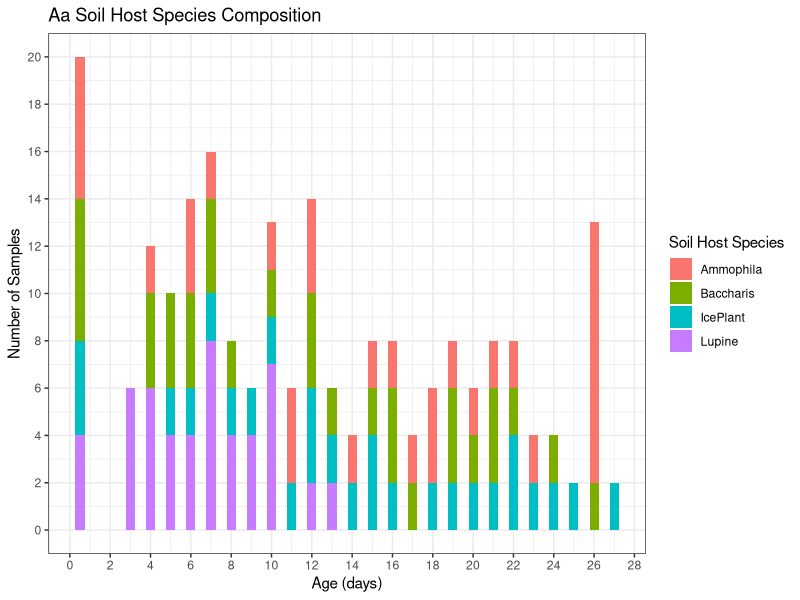
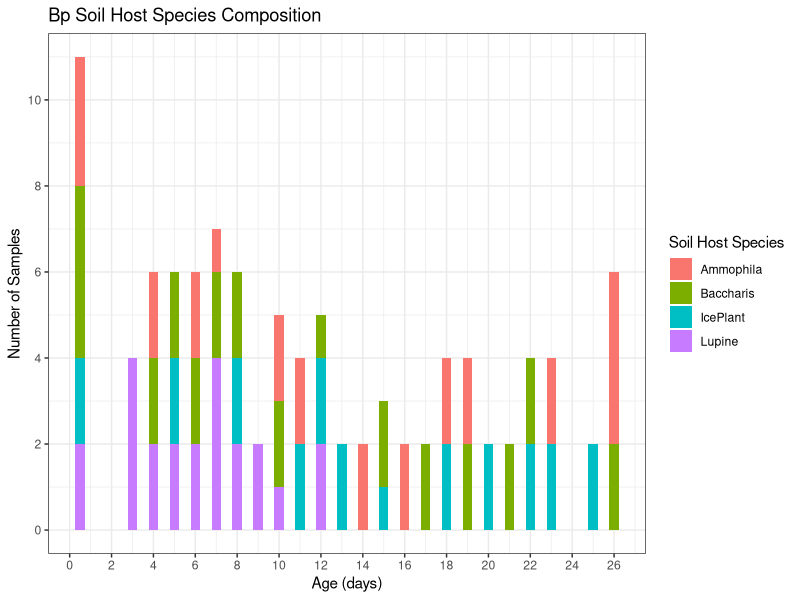
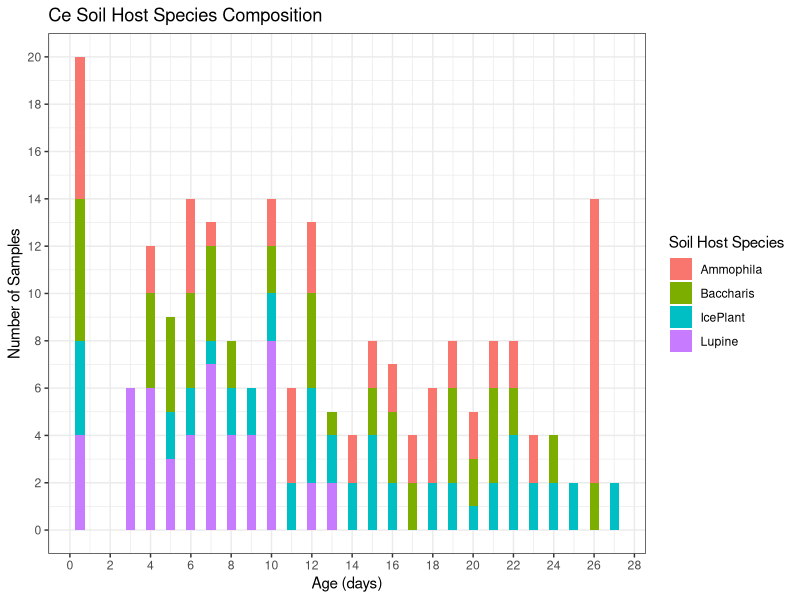
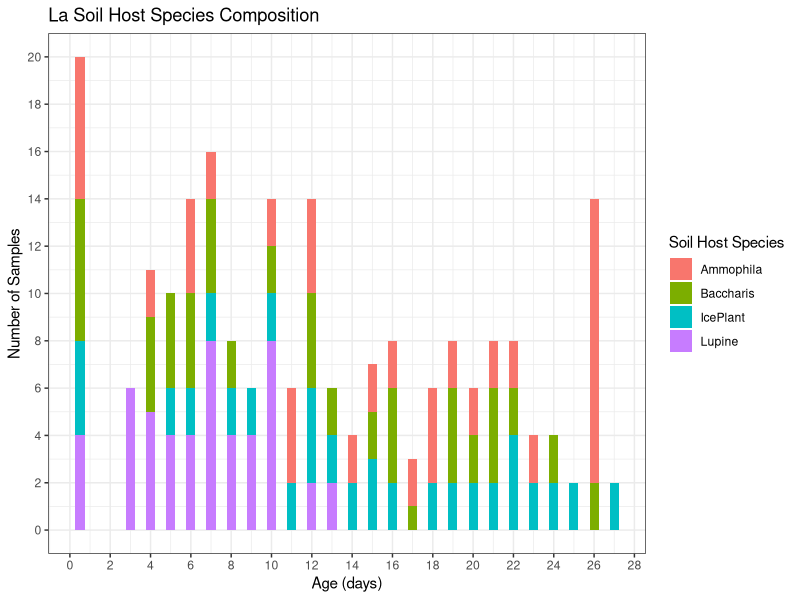

These figures' R source, in order:
library(tidyverse)
library(ggplot2)

getwd()
MyData <- read.csv("./Data/GreenhouseData.csv")

# subset the dataset to make smaller dataset with PlantSpecies, SoilHostSpecies, Age, and Total_Dry_mg
SubsetMyData <- MyData %>% select(c("PlantSpecies", "SoilHostSpecies", "Age", "Total_Dry_mg"))

# subset further for each plant species
AaMDSubset <- SubsetMyData %>% filter(PlantSpecies == "Aa")
BpMDSubset <- SubsetMyData %>% filter(PlantSpecies == "Bp")
CeMDSubset <- SubsetMyData %>% filter(PlantSpecies == "Ce")
LaMDSubset <- SubsetMyData %>% filter(PlantSpecies == "La")

# create stacked bar graphs to show the variation in soil host species composition as age increases per plant species
ggplot(data = AaMDSubset, aes(x = Age, fill = SoilHostSpecies)) +
  geom_bar() +
  scale_x_continuous(breaks = seq(0, 28, by = 2)) + 
  scale_y_continuous(breaks = seq(0, 20, by = 2)) +
  ggtitle("Aa Soil Host Species Composition") +
  xlab("Age (days)") + ylab("Number of Samples") +
  guides(fill=guide_legend(title="Soil Host Species")) +
  theme_bw()

ggplot(data = BpMDSubset, aes(x = Age, fill = SoilHostSpecies)) +
  geom_bar() +
  scale_x_continuous(breaks = seq(0, 28, by = 2)) +  
  scale_y_continuous(breaks = seq(0, 20, by = 2)) +
  ggtitle("Bp Soil Host Species Composition") +
  xlab("Age (days)") + ylab("Number of Samples") +
  guides(fill=guide_legend(title="Soil Host Species")) +
  theme_bw()

ggplot(data = CeMDSubset, aes(x = Age, fill = SoilHostSpecies)) +
  geom_bar() +
  scale_x_continuous(breaks = seq(0, 28, by = 2)) +  
  scale_y_continuous(breaks = seq(0, 20, by = 2)) +
  ggtitle("Ce Soil Host Species Composition") +
  xlab("Age (days)") + ylab("Number of Samples") +
  guides(fill=guide_legend(title="Soil Host Species")) +
  theme_bw()

ggplot(data = LaMDSubset, aes(x = Age, fill = SoilHostSpecies)) +
  geom_bar() +
  scale_x_continuous(breaks = seq(0, 28, by = 2)) +  
  scale_y_continuous(breaks = seq(0, 20, by = 2)) +
  ggtitle("La Soil Host Species Composition") +
  xlab("Age (days)") + ylab("Number of Samples") +
  guides(fill=guide_legend(title="Soil Host Species")) +
  theme_bw()

aov(Age ~ SoilHostSpecies, data = LaMDSubset)
